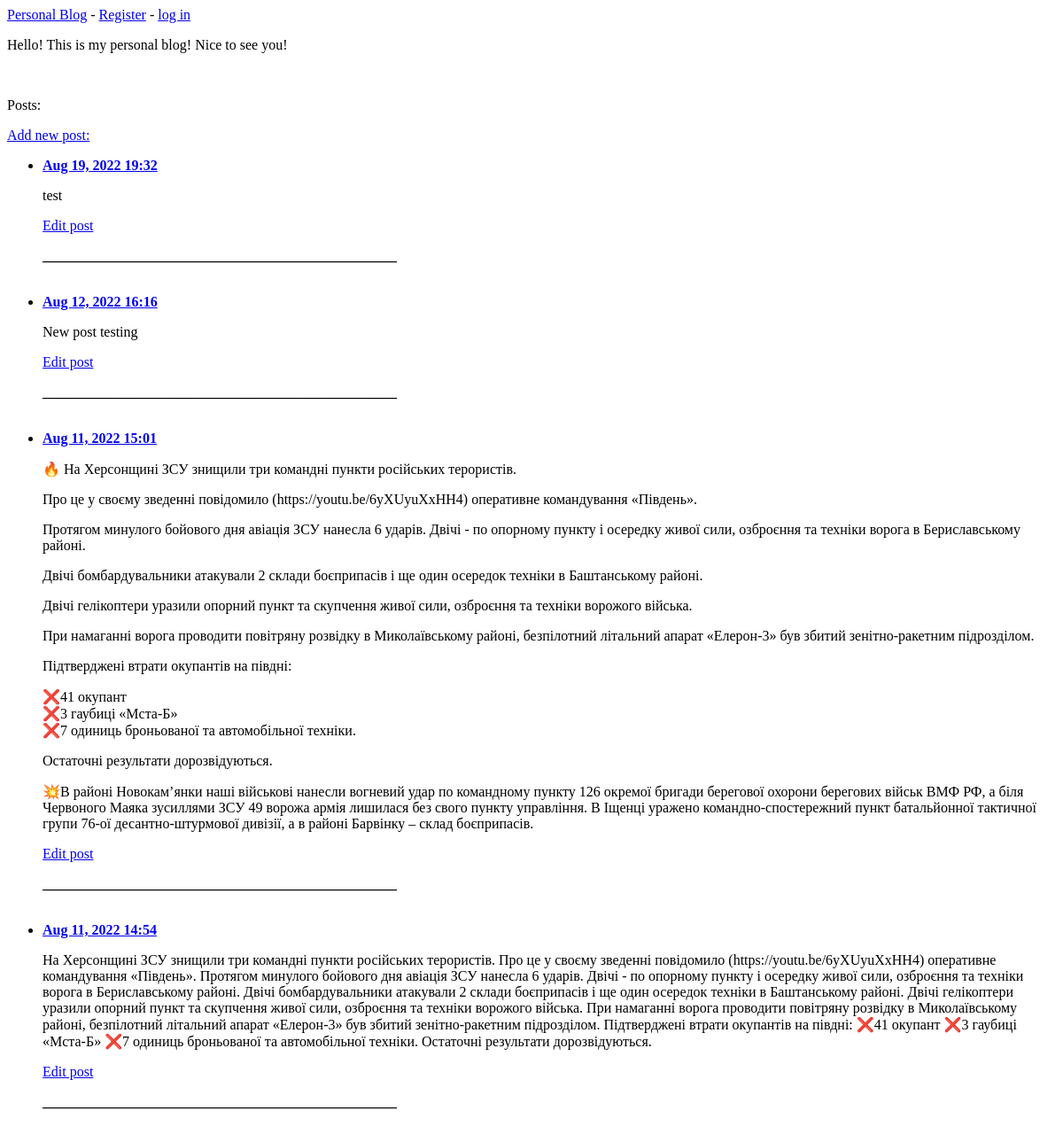
/, run on an earlier commit of the app's database.
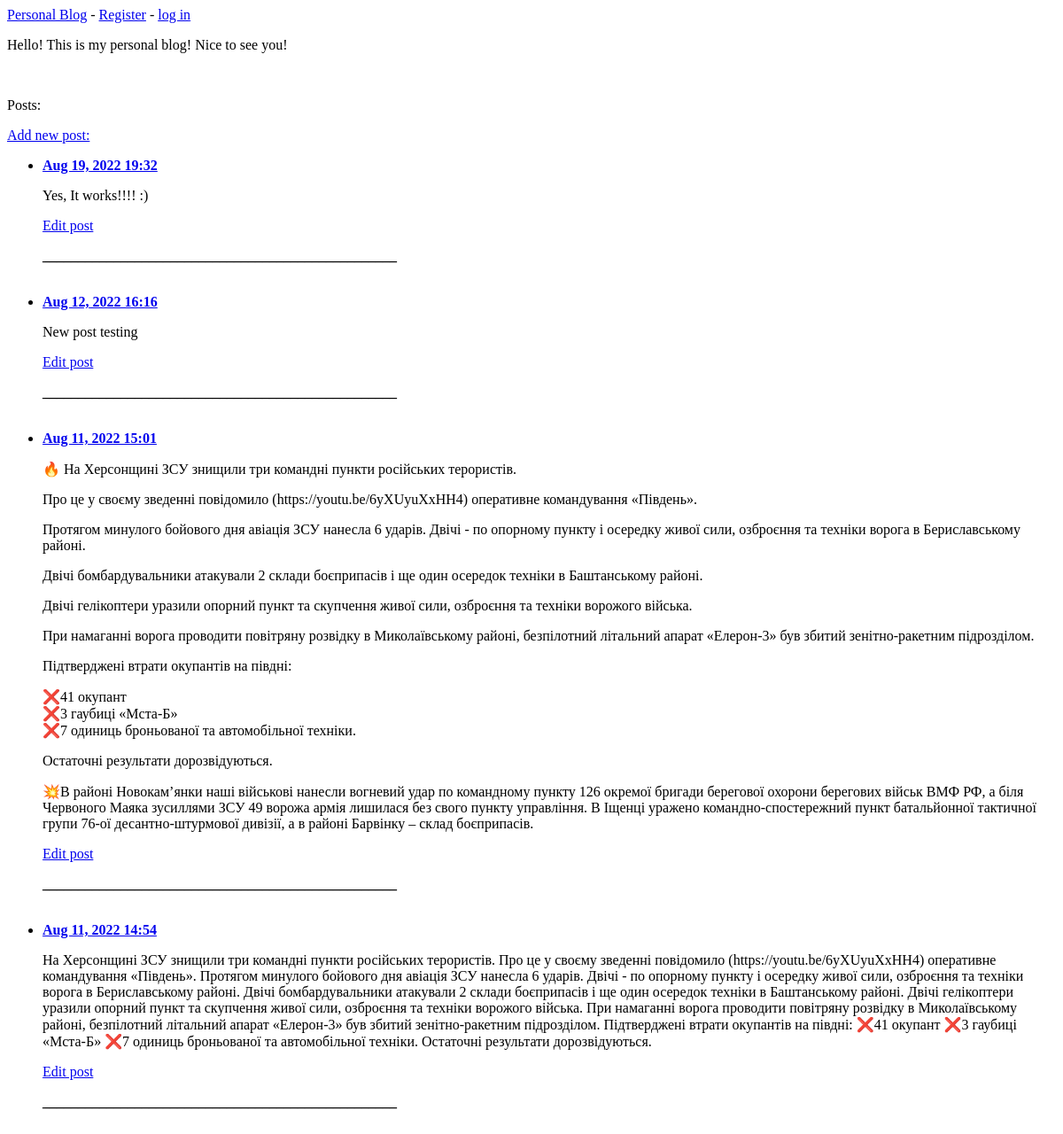
And on a later commit of the database.
### blogs/models.py (models this page shows, shortened)
class BlogPost(models.Model):
    title = models.CharField(max_length=50)
    text = models.TextField(max_length=5000)
    date_added = models.DateTimeField(auto_now_add=True)

### blogs/views.py (the view)
# urls.py: path('', views.index, name='index'),
def index(request):
    posts = BlogPost.objects.order_by('-date_added')
    context = {'posts': posts}
    return render(request, 'blogs/index.html', context)

### blogs/templates/blogs/index.html (shortened to what this page needs)
{% extends "blogs/base.html" %}
{% block content %}
    <head>
    </head>
    <body>
    <p>Hello! This is my personal blog! Nice to see you!</p>
    <br>
    <p>Posts:</p>
    <a href="{% url 'blogs:new_post' %}">Add new post:</a>
    <ul>
        {% for post in posts %}
            <li>
                <a href="{% url 'blogs:post' post.id %}"><b>{{ post.date_added|date:'M d, Y H:i' }}</b></a>
                <p>{{ post.text|linebreaks }}</p>
                <p>
                    <a href="{% url 'blogs:edit_post' post.id %}">Edit post</a>
                </p>
                <p align="left"><b>__________________________________________________</b></p>
                <br>
            </li>
        {% empty %}
            <li>No posts have been added yet</li>
        {% endfor %}
    </ul>
{% endblock content %}

What changed in the data, as far as the page shows it:
changed BlogPost: text "test" → "Yes, It works!!!! :)"
